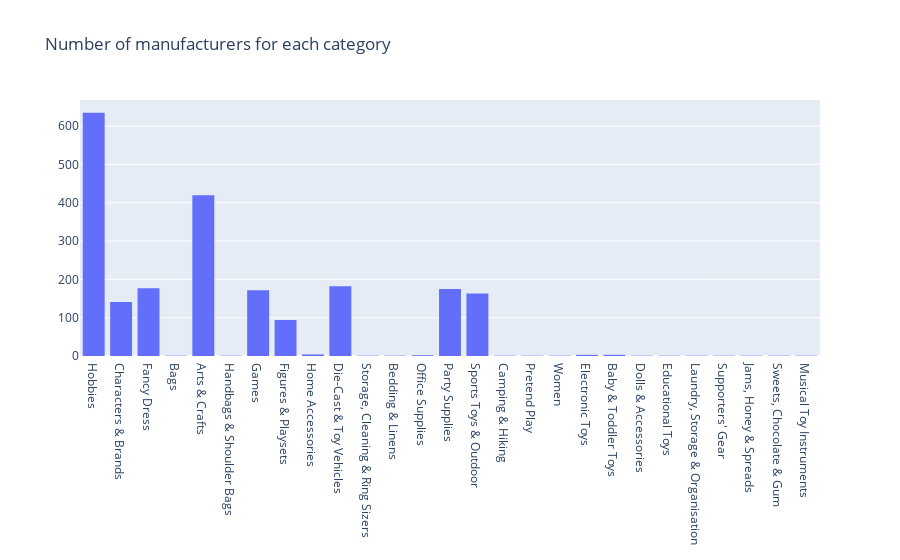

This figure's notebook cell:
### Markdown cell above
# 40 categories having 151 subcategories which have over 2185 manufacturers selling over 6220 products.

### Code cell
import plotly.graph_objects as go
import pandas as pd
e = pd.read_csv("new_amazon_data.csv")
df=pd.DataFrame(e)

fig = go.Figure([go.Histogram(x=df['category'], y=df['manufacturer'].unique())])
fig.update_layout(title_text="Number of manufacturers for each category  ")
fig.show()

### Figure 1 — Plotly figure (JSON) as saved in the notebook; plotly's stock layout.template omitted (floating-point values rounded to 4 significant figures; data arrays with more than 128 entries replaced by an {"elided": "..."} marker saying what was removed)
{"data": [{"type": "histogram", "x": {"elided": "8000 str values"}, "y": {"elided": "2185 str values"}}], "layout": {"title": {"text": "Number of manufacturers for each category  "}}}
